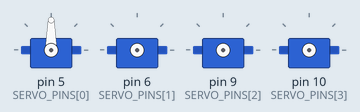
Bench run of a sketch on a simulated Arduino Uno, built with avr-gcc and run on an emulated ATmega328P. Parts: 4 × servo.

Above: at 0.1 s.
At 3.7 s:
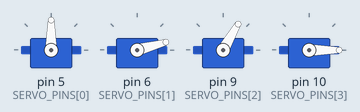
At 20.4 s:
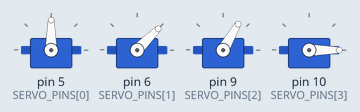
At 26.1 s:
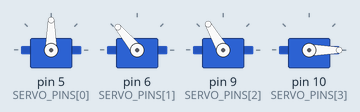
At 30.6 s:
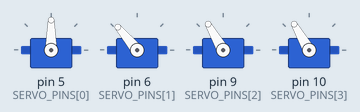
At 36.4 s:
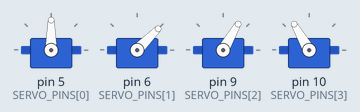
Timing chart, 0 to 40.0 s (numbered marks = the images above):
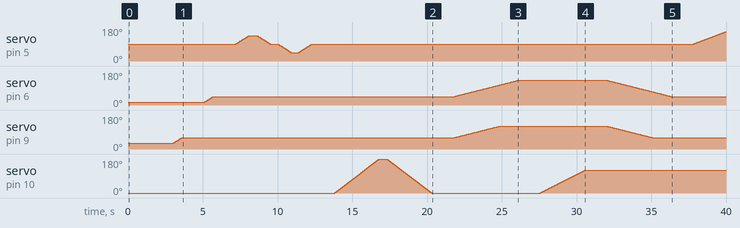

Measured:
- by itself, servo on pin 6 (SERVO_PINS[1]): rises from 15° to 130° in 20.9 s, then falls to 45° in 10.3 s
- by itself, servo on pin 9 (SERVO_PINS[2]): rises from 30° to 120° in 21.8 s, then falls to 60° in 10.3 s

The sketch:

sketch.ino
```cpp
// Động tác gắp đồ (động tác 1): đưa 4 servo về góc base, chạy bước 1 -> 3, rồi về lại góc base – Arduino Uno
// Mạch: mạch Tinkercad 5 servo của bản 16 (servo xếp dọc bên phải Arduino), BỎ servo 5. Quy ước của người dùng:
// servo 1 → 5 theo chân tín hiệu 5, 6, 9, 10, 11, nên servo 1 là servo DƯỚI CÙNG trong ảnh:
//   Servo 1 (dưới cùng) dây tín hiệu -> chân 5   (dây cam)
//   Servo 2                          -> chân 6   (dây xanh lá)
//   Servo 3 (giữa)                   -> chân 9   (dây xanh nhạt)
//   Servo 4                          -> chân 10  (dây tím)
//   Servo 5 (trên cùng, chân 11)     -> KHÔNG dùng: chương trình không điều khiển, tháo ra hay để nguyên đều được
//   Dây đỏ của servo  -> hàng nguồn + dưới breadboard (nối 5V Arduino)
//   Dây nâu của servo -> hàng nguồn - dưới breadboard (nối GND Arduino)
//   KHÔNG cắm dây đỏ vào Vin hay 3.3V. Mạch thật 4 servo cần nguồn 5V riêng, nối chung GND (xem README)
//
// Hiệu ứng, mỗi lần cấp điện hoặc nhấn nút RESET đỏ trên Arduino:
//   1. Góc base: servo 1 = 90° (vị trí giữa, để quay được cả trái lẫn phải), servo 2 = 15°, servo 3 = 30°, servo 4 = 0°.
//      Lần lượt từng servo, cách nhau SET_GAP_MS, để không cùng kéo dòng một lúc (dễ sụt nguồn, Arduino tự reset).
//      Bước này servo quay hết tốc độ, vì chưa biết lúc đầu servo đang đứng ở góc nào để quay chậm từ đó.
//      Servo chưa tới lượt thì chưa attach(): chân chưa có xung, chương trình chưa điều khiển servo đó.
//   2. Chờ SET_HOLD_MS rồi chạy bảng DONG_TAC_1[] từ trên xuống. Servo quay đều theo bảng tốc độ TOC_DO_DEG_S[][] (theo bước
//      và servo): bước 1 servo 1, 2, 3: 50°/s, servo 4: 60°/s; bước 2, 3 và lúc về base servo 1: 30°/s, servo 2, 3: 20°/s,
//      servo 4: 40°/s.
//      Bước 1, lần lượt: servo 3: 30° -> 60°; servo 2: 15° -> 45°;
//              servo 1: 90° -> 135° (trái 45°) -> 90° -> 45° (phải 45°) -> 90°; servo 4: 0° -> 180° -> 0°.
//      Bước 2, cùng lúc: servo 2: 45° -> 130° và servo 3: 60° -> 120°.
//      Bước 3, servo 2, 3 giữ 130°/120° của bước 2: servo 4: 0° -> 120° rồi giữ;
//              servo 2, 3 cùng lúc về góc của bước 1 (45°/60°); servo 1: 90° -> 180° (trái 90°) rồi giữ;
//              servo 2, 3 cùng lúc làm lại bước 2 (130°/120°); servo 4: 120° -> 0°; servo 2, 3 cùng lúc về 45°/60°.
//      Dòng LAN_LUOT chờ mọi dòng trên quay xong rồi nghỉ: NGHI_DOI_SERVO_MS (1,5 s) nếu đổi servo,
//      NGHI_CUNG_SERVO_MS (0,5 s) nếu cùng servo đi tiếp/đổi chiều. Dòng CUNG_LUC bắt đầu cùng lúc với dòng ngay trên.
//   3. Về base: nghỉ NGHI_DOI_SERVO_MS rồi mọi servo còn lệch góc base cùng quay về base. setup() tự thêm phần này,
//      nên sửa bảng thế nào thì cuối cùng servo vẫn về base. Sau đó đứng yên.
// Với thông số mặc định (giây, tính từ lúc khởi động): góc base 0–1,5;
//   bước 1: servo 3 3,0–3,6; servo 2 5,1–5,7; servo 1 7,2–8,1, 8,6–9,5, 10,0–10,9, 11,4–12,3; servo 4 13,8–16,8 và 17,3–20,3;
//   bước 2: servo 2 21,8–26,05 và servo 3 21,8–24,8;
//   bước 3: servo 4 27,55–30,55; servo 2, 3 32,05–36,3; servo 1 37,8–40,8; servo 2, 3 42,3–46,55; servo 4 48,05–51,05;
//           servo 2, 3 52,55–56,8;
//   về base: servo 1 180° -> 90° 58,3–61,3; servo 2 45° -> 15° và servo 3 60° -> 30° 58,3–59,8 (servo 4 đã ở 0°).
//   Sau 61,3 s đứng yên.

#include <Servo.h>

const uint8_t SERVO_PINS[] = {5, 6, 9, 10};     // servo 1 -> 4 theo quy ước của người dùng (bỏ servo 5)
const int     GOC_BASE[]   = {90, 15, 30, 0};   // góc base của servo 1 -> 4, cùng thứ tự SERVO_PINS[]
const uint8_t SERVO_COUNT  = sizeof(SERVO_PINS) / sizeof(SERVO_PINS[0]);

// ---- Thông số ----
// Tốc độ quay, độ mỗi giây, theo bước (hàng) và servo (cột): càng nhỏ càng chậm, 0 = hết tốc độ.
// Hàng thứ n là bước n (cột "bước" trong DONG_TAC_1[]); hàng CUỐI là lúc về base. Thêm bước thì thêm hàng ngay trên hàng về base.
const unsigned long TOC_DO_DEG_S[][SERVO_COUNT] = {
  // servo 1, 2,  3,  4
  {50, 50, 50, 60},   // bước 1
  {30, 20, 20, 40},   // bước 2
  {30, 20, 20, 40},   // bước 3
  {30, 20, 20, 40},   // về base
};
const uint8_t HANG_VE_BASE = sizeof(TOC_DO_DEG_S) / sizeof(TOC_DO_DEG_S[0]) - 1;   // chỉ số hàng về base (= số bước có tốc độ)

const unsigned long SET_GAP_MS        = 500;   // ms: servo sau về góc base muộn hơn servo trước bấy nhiêu (0 = cùng lúc)
const unsigned long SET_HOLD_MS        = 1500;  // ms: chờ sau khi servo cuối nhận góc base, rồi mới bắt đầu bước 1
const unsigned long NGHI_DOI_SERVO_MS  = 1500;  // ms: nghỉ khi chuyển sang servo khác, và trước khi về base
const unsigned long NGHI_CUNG_SERVO_MS = 500;   // ms: dừng khi cùng một servo đi tiếp hoặc đổi chiều

// Các bước của động tác, chạy từ trên xuống: { bước, số servo của người dùng (1 -> 4), góc quay tới, LAN_LUOT hoặc CUNG_LUC }.
// Cột "bước" chỉ dùng để chọn hàng tốc độ trong TOC_DO_DEG_S[][]; ghi số bước chưa có hàng tốc độ thì dòng đó bị bỏ.
// Góc xuất phát của mỗi dòng là góc servo đó đang đứng (góc base hoặc góc đích của dòng trước của nó).
// LAN_LUOT: chờ các dòng trên quay xong hết, nghỉ, rồi mới quay. CUNG_LUC: bắt đầu cùng lúc với dòng ngay trên.
// Trong một nhóm CUNG_LUC mỗi servo chỉ ghi một dòng (ghi hai lần thì dòng sau tự chờ như LAN_LUOT).
// KHÔNG cần ghi dòng về base ở cuối: setup() tự thêm.
// Servo 1: coi tăng góc là quay sang TRÁI. Nếu trên mạch thấy ngược bên thì đổi 135 và 45 cho nhau, và 180 ở bước 3 thành 0.
struct BuocQuay {
  uint8_t buoc;
  uint8_t servo;
  int goc;
  bool cungLuc;
};
const bool LAN_LUOT = false;
const bool CUNG_LUC = true;
const BuocQuay DONG_TAC_1[] = {
  // Bước 1: lần lượt từng servo
  {1, 3, 60,  LAN_LUOT},   // 1. servo 3: 30° -> 60°
  {1, 2, 45,  LAN_LUOT},   // 2. servo 2: 15° -> 45°
  {1, 1, 135, LAN_LUOT},   // 3. servo 1: 90° -> 135° (sang trái 45°)
  {1, 1, 90,  LAN_LUOT},   //             về giữa 90°
  {1, 1, 45,  LAN_LUOT},   //             sang phải 45° (45°)
  {1, 1, 90,  LAN_LUOT},   //             về giữa 90°
  {1, 4, 180, LAN_LUOT},   // 4. servo 4: 0° -> 180°
  {1, 4, 0,   LAN_LUOT},   //             rồi về 0°
  // Bước 2: servo 2 và servo 3 cùng lúc
  {2, 2, 130, LAN_LUOT},   // servo 2: 45° -> 130°
  {2, 3, 120, CUNG_LUC},   // servo 3: 60° -> 120°, bắt đầu cùng lúc với servo 2
  // Bước 3: servo 2, 3 vẫn giữ 130°/120° của bước 2
  {3, 4, 120, LAN_LUOT},   // 1. servo 4: 0° -> 120° rồi giữ
  {3, 2, 45,  LAN_LUOT},   // 2. servo 2, 3 cùng lúc về góc của bước 1: servo 2 130° -> 45°
  {3, 3, 60,  CUNG_LUC},   //                                        servo 3 120° -> 60°
  {3, 1, 180, LAN_LUOT},   // 3. servo 1: 90° -> 180° (sang trái 90°) rồi giữ
  {3, 2, 130, LAN_LUOT},   // 4. servo 2, 3 cùng lúc làm lại bước 2: servo 2 45° -> 130°
  {3, 3, 120, CUNG_LUC},   //                                        servo 3 60° -> 120°
  {3, 4, 0,   LAN_LUOT},   // 5. servo 4: 120° -> 0°
  {3, 2, 45,  LAN_LUOT},   // 6. servo 2, 3 cùng lúc về góc của bước 1: servo 2 130° -> 45°
  {3, 3, 60,  CUNG_LUC},   //                                        servo 3 120° -> 60°
  // Hết bước 3: setup() tự thêm phần về base (servo 1 180° -> 90°, servo 2 -> 15°, servo 3 -> 30°)
};
const uint8_t BUOC_COUNT = sizeof(DONG_TAC_1) / sizeof(DONG_TAC_1[0]);
const uint8_t LICH_MAX   = BUOC_COUNT + SERVO_COUNT;   // các dòng của DONG_TAC_1[] + tối đa 1 dòng về base mỗi servo

Servo servos[SERVO_COUNT];
bool daDat[SERVO_COUNT];                   // servo đã nhận góc base (đã attach) chưa
int lastAngle[SERVO_COUNT];                // góc đã ghi gần nhất, chỉ ghi lại khi góc đổi
int gocSau[SERVO_COUNT];                   // khi lập lịch: góc servo đứng sau các dòng đã xếp
uint8_t lichServo[LICH_MAX];               // lịch quay lập trong setup(): chỉ số servo (0 -> 3) của từng dòng
int lichTu[LICH_MAX];                      //   góc xuất phát
int lichDen[LICH_MAX];                     //   góc đích
unsigned long lichBatDau[LICH_MAX];        //   lúc bắt đầu quay, tính từ đầu bước 1
unsigned long lichThoiGian[LICH_MAX];      //   thời gian quay (ms), tính từ số độ và tốc độ của servo đó
uint8_t lichCount = 0;                     // số dòng đã có trong lịch
unsigned long lichKetThuc = 0;             // lúc dòng quay xong muộn nhất (dòng về base cuối cùng)
bool xong = false;                         // đã về base xong, loop() không còn việc gì
unsigned long mocKhoiDong = 0;             // millis() lúc setup()

// Thêm một dòng vào lịch: servo i quay từ góc đang đứng tới góc den, bắt đầu lúc batDau, tốc độ tocDo (độ/giây, 0 = hết tốc độ)
void themLich(uint8_t i, int den, unsigned long batDau, unsigned long tocDo) {
  if (lichCount >= LICH_MAX) return;
  int doQuay = den - gocSau[i];
  if (doQuay < 0) doQuay = -doQuay;
  lichServo[lichCount]    = i;
  lichTu[lichCount]       = gocSau[i];
  lichDen[lichCount]      = den;
  lichBatDau[lichCount]   = batDau;
  lichThoiGian[lichCount] = tocDo > 0 ? (unsigned long)doQuay * 1000UL / tocDo : 0;
  unsigned long xongDong = batDau + lichThoiGian[lichCount];
  if (xongDong > lichKetThuc) lichKetThuc = xongDong;
  gocSau[i] = den;
  lichCount++;
}

// Góc của dòng thứ k trong lịch tại thời điểm t (tính từ đầu bước 1), khi dòng đó đã bắt đầu
int lichAngleAt(uint8_t k, unsigned long t) {
  unsigned long daQuay = t - lichBatDau[k];
  if (daQuay >= lichThoiGian[k]) return lichDen[k];        // đã quay xong (thời gian 0 thì tới luôn)
  return lichTu[k] + (long)(lichDen[k] - lichTu[k]) * (long)daQuay / (long)lichThoiGian[k];
}

void setup() {
  for (uint8_t i = 0; i < SERVO_COUNT; i++) {
    // Ghi góc TRƯỚC khi attach(): xung đầu tiên đã là góc base, servo không bị kéo qua 90° mặc định của thư viện
    servos[i].write(GOC_BASE[i]);
    lastAngle[i] = GOC_BASE[i];
    gocSau[i]    = GOC_BASE[i];
    daDat[i] = false;
  }

  // Lập lịch các bước. Nhóm = một dòng LAN_LUOT cùng các dòng CUNG_LUC ngay sau nó, cả nhóm bắt đầu cùng lúc.
  unsigned long batDauNhom = 0;
  uint8_t servoTruoc = 0;                  // số servo của dòng hợp lệ ngay trước, 0 = chưa có dòng nào
  uint8_t trongNhom  = 0;                  // bit i = servo i đã có dòng trong nhóm hiện tại
  for (uint8_t k = 0; k < BUOC_COUNT; k++) {
    uint8_t i = DONG_TAC_1[k].servo - 1;   // số servo 1 -> 4 đổi thành chỉ số mảng 0 -> 3
    if (i >= SERVO_COUNT) continue;        // ghi nhầm số servo (0 hoặc lớn hơn 4): bỏ dòng này
    uint8_t b = DONG_TAC_1[k].buoc;        // bước n dùng hàng n - 1 của TOC_DO_DEG_S[][]
    if (b == 0 || b > HANG_VE_BASE) continue;   // ghi nhầm số bước (0 hoặc chưa có hàng tốc độ): bỏ dòng này
    if (servoTruoc != 0 && (!DONG_TAC_1[k].cungLuc || (trongNhom & (1 << i)))) {
      // Nhóm mới: chờ mọi dòng trước quay xong, rồi nghỉ
      batDauNhom = lichKetThuc + (DONG_TAC_1[k].servo == servoTruoc ? NGHI_CUNG_SERVO_MS : NGHI_DOI_SERVO_MS);
      trongNhom = 0;
    }
    themLich(i, DONG_TAC_1[k].goc, batDauNhom, TOC_DO_DEG_S[b - 1][i]);
    trongNhom |= (1 << i);
    servoTruoc = DONG_TAC_1[k].servo;
  }

  // Về base: sau khi mọi dòng trên xong và nghỉ NGHI_DOI_SERVO_MS, servo nào còn lệch góc base thì cùng quay về
  batDauNhom = lichKetThuc + NGHI_DOI_SERVO_MS;
  for (uint8_t i = 0; i < SERVO_COUNT; i++) {
    if (gocSau[i] != GOC_BASE[i]) themLich(i, GOC_BASE[i], batDauNhom, TOC_DO_DEG_S[HANG_VE_BASE][i]);
  }

  mocKhoiDong = millis();
}

void loop() {
  if (xong) return;
  unsigned long daQua = millis() - mocKhoiDong;

  // 1. Góc base: tới lượt servo thứ i (tính từ 0) thì attach(), servo nhận xung góc base và quay tới đó
  for (uint8_t i = 0; i < SERVO_COUNT; i++) {
    if (!daDat[i] && daQua >= (unsigned long)i * SET_GAP_MS) {
      servos[i].attach(SERVO_PINS[i]);
      daDat[i] = true;
    }
  }

  // 2. Các bước rồi về base, bắt đầu sau khi servo cuối nhận góc base được SET_HOLD_MS
  unsigned long moveStart = (unsigned long)(SERVO_COUNT - 1) * SET_GAP_MS + SET_HOLD_MS;
  if (daQua < moveStart) return;
  unsigned long t = daQua - moveStart;

  for (uint8_t i = 0; i < SERVO_COUNT; i++) {
    // Góc của servo i = góc của dòng mới nhất (của servo này) đã bắt đầu; chưa dòng nào bắt đầu thì giữ góc base
    int angle = GOC_BASE[i];
    for (uint8_t k = 0; k < lichCount; k++) {
      if (lichServo[k] != i) continue;
      if (t < lichBatDau[k]) break;        // các dòng của một servo xếp theo thời gian, dòng này chưa tới thì dòng sau cũng chưa
      angle = lichAngleAt(k, t);
    }
    if (angle != lastAngle[i]) {
      servos[i].write(angle);
      lastAngle[i] = angle;
    }
  }

  // Dòng cuối đã quay xong (góc cuối đã ghi ở vòng for trên) thì dừng hẳn
  if (t >= lichKetThuc) xong = true;
}
```
